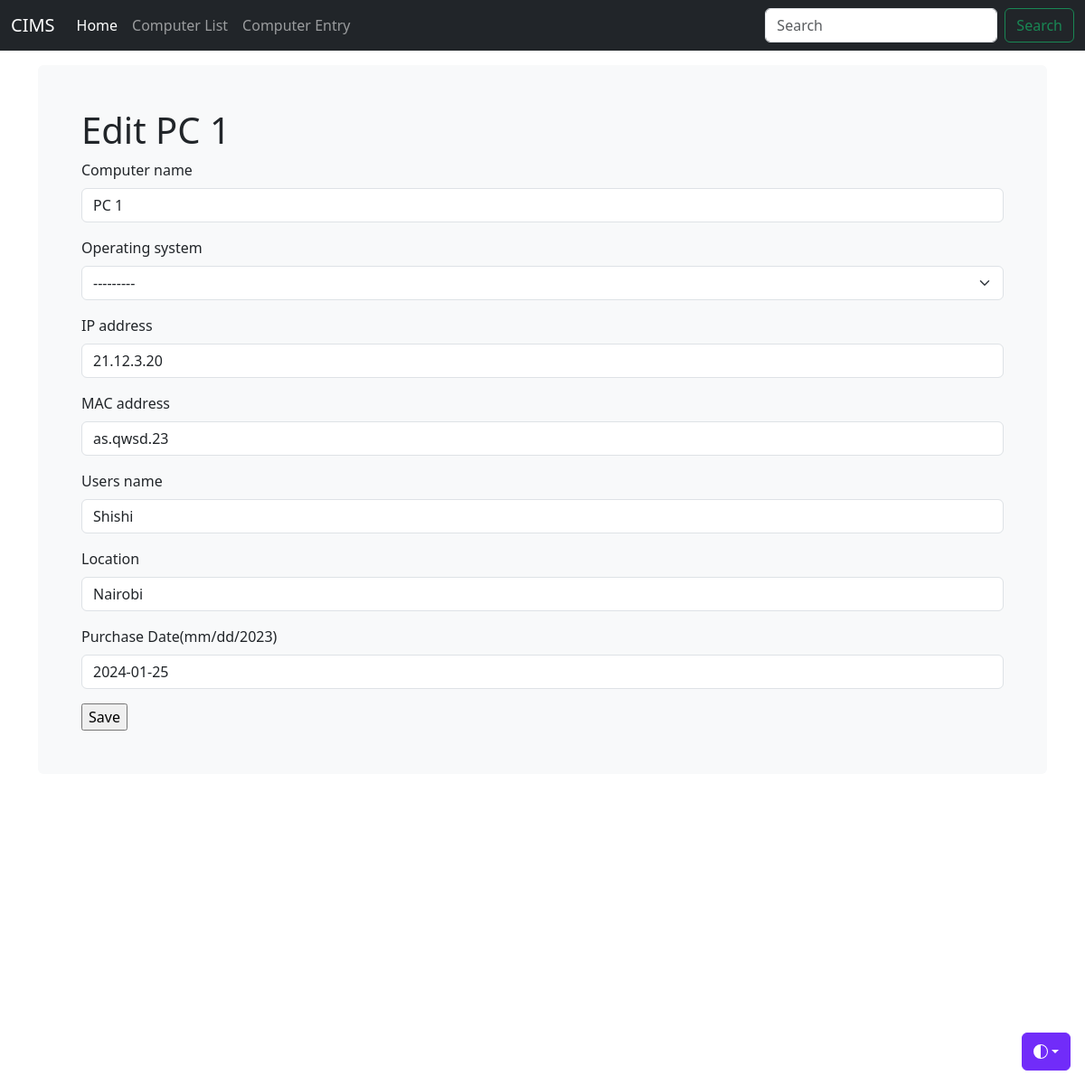
The page /computer_list/1/ on the database its author committed.
### inventoryapp/models.py (models this page shows)
class Computer(models.Model):
    computer_name = models.CharField(max_length=30, blank=True)
    IP_address = models.CharField(max_length=30, blank=True)
    MAC_address = models.CharField(max_length=30, blank=True)
    os_choice = (
            ('Windows 11', 'Windows 11'),
            ('Windows 10', 'Windows 10'),
            ('Windows 8', 'Windows 8'),
            ('Linux', 'Linux'),
        )
    operating_system = models.CharField(max_length=30, blank=True, null=True, choices=os_choice)
    users_name = models.CharField(max_length=30, blank=True)
    location = models.CharField(max_length=30, blank=True)
    purchase_date=models.DateField("Purchase Date(mm/dd/2023)",auto_now_add=False, auto_now=False, blank=True, null=True)
    timestamp=models.DateField(auto_now_add=True, auto_now=False, blank=True)

### inventoryapp/views.py (the view)
# urls.py: re_path(r'^computer_list/(?P<id>\d+)/$', computer_edit, name='computer_edit'),
def computer_edit(request, id=None):
    instance = get_object_or_404(Computer, id=id)
    form = ComputerForm(request.POST or None, instance=instance)
    if form.is_valid():
        instance = form.save(commit=False)
        instance.save()
        return redirect('/computer_list')
    context = {
        "title": 'Edit ' + str(instance.computer_name),
        "instance": instance,
        "form": form,
    }
    return render(request, "computer_entry.html", context)

### inventoryapp/forms.py (shortened to what this page needs)
class ComputerForm(forms.ModelForm):
    class Meta:
        model = Computer
        fields = ['computer_name', 'operating_system','IP_address', 'MAC_address', 'users_name', 'location', 'purchase_date']

### inventoryapp/templates/computer_entry.html (shortened to what this page needs)
{% load static %} {% load django_bootstrap5 %}
<!DOCTYPE html>
<html lang="en" data-bs-theme="auto">
  <head>
    <link
      rel="stylesheet"
      href="https://cdn.jsdelivr.net/npm/@docsearch/css@3"
    />
    <link
      href="{% static 'css/bootstrap.min.css' %}"
      rel="stylesheet"
    />
    <link
      href="{% static 'js/jquery-ui-1.13.2/jquery-ui.min.css' %}"
      rel="stylesheet"
    />
    <link
      href="{% static 'js/jquery-ui-1.13.2/jquery-ui.structure.min.css' %}"
      rel="stylesheet"
    />
    <link
      href="{% static 'js/jquery-ui-1.13.2/jquery-ui.theme.min.css' %}"
      rel="stylesheet"
    />
    <link href="{% static 'css/stylesheet.css' %}" rel="stylesheet" />
    <link href="{% static 'css/navbar-fixed.css' %}" rel="stylesheet" />
  </head>
  <body>
    <div
      class="dropdown position-fixed bottom-0 end-0 mb-3 me-3 bd-mode-toggle"
    >
      <button
        class="btn btn-bd-primary py-2 dropdown-toggle d-flex align-items-center"
        id="bd-theme"
        type="button"
        aria-expanded="false"
        data-bs-toggle="dropdown"
        aria-label="Toggle theme (auto)"
      >
        <svg class="bi my-1 theme-icon-active" width="1em" height="1em">
          <use href="#circle-half"></use>
        </svg>
      </button>
    </div>
    {% include 'navbar.html' %}
    <main class="container">
      <div class="bg-body-tertiary p-5 rounded">
        <h1>{{ title }}</h1>
        <form method="post" action="">
          {% csrf_token %} {% for field in form %} {% bootstrap_field field %}
          {% endfor %}
          <input type="submit" value="Save" />
        </form>
      </div>
    </main>
  </body>
</html>

### inventoryapp/static/css/navbar-fixed.css (style rules this page uses)
body { min-height: 75rem; padding-top: 4.5rem; }

### inventoryapp/templates/computer_entry.html (style rules this page uses)
.bi { vertical-align: -0.125em; fill: currentColor; }
.btn-bd-primary { --bd-violet-bg: #712cf9; --bd-violet-rgb: 112.520718, 44.062154, 249.437846; --bs-btn-font-weight: 600; --bs-btn-color: var(--bs-white); --bs-btn-bg: var(--bd-violet-bg); --bs-btn-border-color: var(--bd-violet-bg); --bs-btn-hover-color: var(--bs-white); --bs-btn-hover-bg: #6528e0; --bs-btn-hover-border-color: #6528e0; --bs-btn-focus-shadow-rgb: var(--bd-violet-rgb); --bs-btn-active-color: var(--bs-btn-hover-color); --bs-btn-active-bg: #5a23c8; --bs-btn-active-border-color: #5a23c8; }
.bd-mode-toggle { z-index: 1500; }

### rows shown on the page
Computer: computer_name "PC 1" "---------" "21.12.3.20" "as.qwsd.23" "Shishi" "Nairobi" "2024-01-25"

### other values the page prints
{{ title }} "Edit PC 1"
